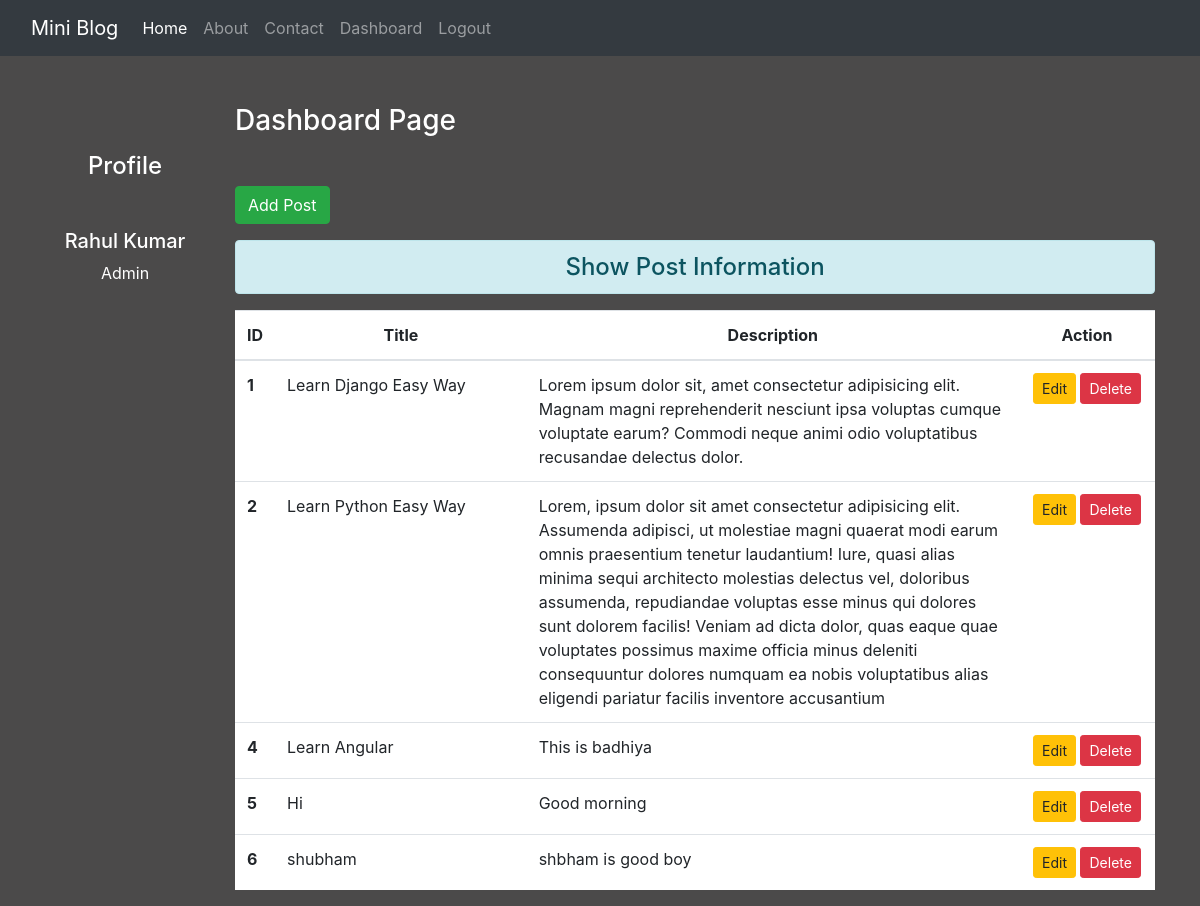
The page /dashboard/ (signed in) on the database its author committed.
### blog/models.py (models this page shows)
class Post(models.Model):
 title = models.CharField(max_length=150)
 desc = models.TextField()

### blog/views.py (the view)
# urls.py: path('dashboard/', views.dashboard, name='dashboard'),
def dashboard(request):
 if request.user.is_authenticated:
  posts = Post.objects.all()
  user = request.user
  full_name = user.get_full_name()
  gps = user.groups.all()
  return render(request, 'blog/dashboard.html', {'posts':posts, 'full_name':full_name, 'groups':gps})
 else:
  return HttpResponseRedirect('/login/')

### blog/templates/blog/dashboard.html (shortened to what this page needs)
{% extends 'blog/base.html' %}
{% load static %}
{% block side %}
<div class="col-sm-2 text-white my-5 text-center">
  <h4 class="my-5">Profile</h4>
  <h5>{{full_name}}</h5>
  {% for group in groups %}
    <p>{{group.name}}</p>
  {% endfor %}
</div>
{% endblock side %}
{% block content %}
<div class="col-sm-10">
 <h3 class="text-white my-5">Dashboard Page</h3>
 <a href="{% url 'addpost' %}" class="btn btn-success">Add Post</a>
 <h4 class="text-center alert alert-info mt-3">Show Post Information</h4>
  {% if posts %}
   <table class="table table-hover bg-white">
     <thead>
       <tr class="text-center">
         <th scope="col" style="width:2%">ID</th>
         <th scope="col" style="width:28%">Title</th>
         <th scope="col" style="width:55%">Description</th>
         <th scope="col" style="width:15%">Action</th>
       </tr>
     </thead>
     <tbody>
      {% for post in posts %}
       <tr>
         <th scope="row">{{post.id}}</th>
         <td>{{post.title}}</td>
         <td>{{post.desc}}</td>
         <td class="text-center">
          <a href="{% url 'updatepost' post.id %}" class="btn btn-warning btn-sm">Edit</a>
          {% if perms.blog.delete_post %}
          <form action="{% url 'deletepost' post.id %}" method="post" class="d-inline"> {% csrf_token %}
          <input type="submit" class="btn btn-danger btn-sm" value="Delete">
         </form>
         {% endif %}
         </td>
       </tr>
      {% endfor %}
     </tbody>
   </table>
  {% else %}
   <h4 class="text-center alert alert-warning">No Records</h4>
  {% endif %}
</div>
{% endblock content %}

### blog/templates/blog/base.html (shortened to what this page needs)
<!DOCTYPE html>
{% load static %}
<html lang="en">
<head>
 <link rel="stylesheet" href="{% static 'blog/css/bootstrap.css' %}">
 <link rel="stylesheet" href="{% static 'blog/css/style.css' %}">
</head>
<body>
 <div class="container-fluid bg-dark">
  {% include 'blog/navbar.html' %}
 </div>
 <div class="container">
  <div class="row">
   {% block side %}
   {% endblock side %}
   {% block content %}
   {% endblock content %}
  </div>
 </div>
</body>
</html>

### blog/templates/blog/navbar.html (shortened to what this page needs)
<nav class="navbar navbar-expand-lg navbar-dark bg-dark">
  <a class="navbar-brand" href="#">Mini Blog</a>
  <div class="collapse navbar-collapse" id="navbarNav">
    <ul class="navbar-nav">
      <li class="nav-item active">
        <a class="nav-link" href="/">Home <span class="sr-only">(current)</span></a>
      </li>
      <li class="nav-item">
        <a class="nav-link" href="{% url 'about' %}">About</a>
      </li>
      <li class="nav-item">
        <a class="nav-link" href="{% url 'contact' %}">Contact</a>
      </li>
      {% if request.user.is_authenticated %}
      <li class="nav-item">
        <a class="nav-link" href="{% url 'dashboard' %}">Dashboard</a>
      </li>
      <li class="nav-item">
        <a class="nav-link" href="{% url 'logout' %}">Logout</a>
      </li>
      {% endif %}
    </ul>
  </div>
</nav>

### blog/static/blog/css/style.css (style rules this page uses)
body { background-color: rgb(75, 74, 74); color: antiquewhite; }

### rows shown on the page
Post: id "1", title "Learn Django Easy Way", desc "Lorem ipsum dolor sit, amet consectetur adipisicing elit. Magnam magni reprehenderit nesciunt ipsa voluptas cumque voluptate earum? Commodi neque animi odio voluptatibus recusandae delectus dolor."
Post: id "2", title "Learn Python Easy Way", desc "Lorem, ipsum dolor sit amet consectetur adipisicing elit. Assumenda adipisci, ut molestiae magni quaerat modi earum omnis praesentium tenetur laudantium! Iure, quasi alias minima sequi architecto molestias delectus vel, doloribus assumenda, repudiandae voluptas esse minus qui dolores sunt dolorem facilis! Veniam ad dicta dolor, quas eaque quae voluptates possimus maxime officia minus deleniti consequuntur dolores numquam ea nobis voluptatibus alias eligendi pariatur facilis inventore accusantium"
Post: id "4", title "Learn Angular", desc "This is badhiya"
Post: id "5", title "Hi", desc "Good morning"
Post: id "6", title "shubham", desc "shbham is good boy"

### other values the page prints
{{ full_name }} "Rahul Kumar"
{{ group.name }} "Admin"
